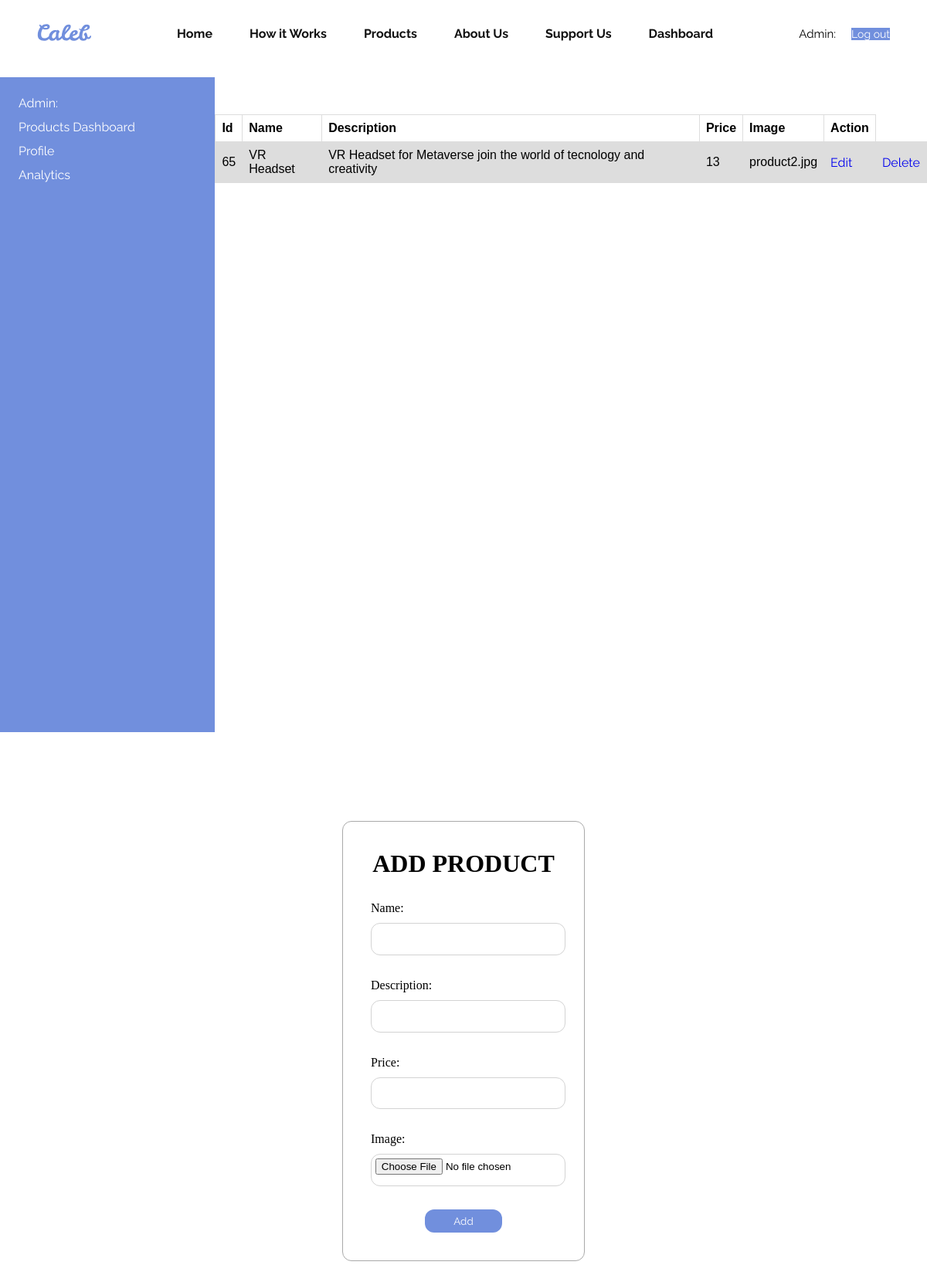
Screenshot of /manageProducts.php with the database file from the repository.
### tables this page shows
CREATE TABLE `products` (
  `id` int(20) NOT NULL,
  `name` varchar(20) NOT NULL,
  `description` varchar(255) NOT NULL,
  `price` int(255) NOT NULL,
  `image_url` varchar(255) NOT NULL
);

### productRepository.php (called while the page is built, shortened)
<?php
class ProductRepository {
    private $connection;
    function __construct() {
        $conn = new DatabaseConnection();
        $this->connection = $conn->startConnection();
    }
    function getAllProducts() {
        $conn = $this->connection;
        $sql = "SELECT * FROM products";
        $statement = $conn->query($sql);
        $products = $statement->fetchAll(PDO::FETCH_ASSOC);
        return $products;
    }
}
?>

### manageProducts.php (the view, shortened to what this page needs)
<?php
 include_once 'productRepository.php';
?>
<!DOCTYPE html>
<html lang="en">
<head>
    <link rel="stylesheet" href="./CSS/login.css">
    <link rel="stylesheet" href="style.css">
    <link rel="stylesheet" href="./CSS/navbar.css">
    <link rel="stylesheet" href="./CSS/footer.css">
    <link rel="stylesheet" href="./CSS/dashboard.css">
</head>
<body>
    <div class="navbar">
        <div class="logoHolder">
            <a class="logo" href="index.php"></a>
        </div>
        <div class="nav-links">
            <a href="adminHome.php">Home</a>
            <a href="adminHowitworks.php">How it Works</a>
            <a href="adminProducts.php">Products</a>
            <a href="adminAboutUs.php">About Us</a>
            <a href="adminSuportUs.php">Support Us</a>
            <a href="dashboard.php">Dashboard</a>
        </div>
        <div class="nav-auth">
            <h3 class="hrOfUser"><?php echo " Admin: ".$_SESSION['name']."<br>" ?></h3>
            <a class="register"  href="logout.php">Log out</a>
        </div>
    </div>
    <div class="dashboard">
        <div class="leftSideDashboard sidebar">
            <p><?php echo " Admin: ".$_SESSION['name']."" ?></p>
            <a>Products Dashboard</a>
            <a>Profile</a>
            <a>Analytics</a>
        </div>
        <div class="rightSideDashboard">
        <table class="tableDashboard">
                <tr>
                    <th>Id</th>
                    <th>Name</th>
                    <th>Description</th>
                    <th>Price</th>
                    <th>Image</th>
                    <th>Action</th>
                </tr>
                <?php
                include_once 'productRepository.php';
                $productRepository = new ProductRepository();
                $products = $productRepository->getAllProducts();
                foreach($products as $product){
                   echo
                   "
                   <tr>
                        <td>$product[id]</td>
                        <td>$product[name]</td>
                        <td>$product[description] </td>
                        <td>$product[price] </td>
                        <td>$product[image_url] </td>
                        <td><a href='editproducts.php?id=$product[id]'>Edit</a> </td>
                        <td><a href='deleteproduct.php?id=$product[id]'>Delete</a></td>
                   </tr>
                   ";
                }
                   ?>
        </table>
        </div>
    </div>
    <div class="container">
        <form action="" method="POST" class="login">
            <div class="addproductsHeading">
                <h1>ADD PRODUCT</h1>
            </div>
            <div class="inputName input">
                <label for="name">Name:</label>
                <input type="text" id="name" name="name" required>
            </div>
            <div class="inputSurname input">
                <label for="surname">Description:</label>
                <input type="text" id="description" name="description" required>
            </div>
            <div class="inputPassword input">
                <label for="price">Price:</label>
                <input type="text" id="price" name="price" required>
            </div>
            <div class="inputPassword input">
                <label for="password">Image:</label>
                <input type="file" id="image_url" name="image_url" required>
            </div>
            <div class="buttonSubmit">
                <button type="submit" name="addBtn">Add</button>
            </div>
        </form>
    </div>
</body>
</html>

### CSS/login.css (style rules this page uses)
.container { width: 100%; height: 100vh; display: flex; justify-content: center; align-items: center; }
.login { display: flex; flex-direction: column; align-items: center; justify-content: center; width: 20%; gap: 30px; border: 1px solid darkgray; padding: 3%; border-radius: max(10px,1vw); }
.input { display: flex; flex-direction: column; width: 100% ; gap: 10px; }
.buttonSubmit { display: flex; justify-content: center; align-items: center; }
.buttonSubmit button { width: max(100px,3.5vw); height: max(30px,2vw); font-family: "rRegular"; color: #ffffff; background-color: var(--mainColor); border: none; outline: none; border-radius: max(10px,1vw); padding: 2%; cursor: pointer; }
input { width: 100%; height: max(30px,2vw); outline: none; border: 1px solid lightgray; border-radius:max(10px,1vw) ; padding: 2%; }

### style.css (style rules this page uses)
* { margin: 0; padding: 0; }
:root { --mainColor : #718FDD; }
a { text-decoration: none; }
p { font-family: "rRegular"; }
a { font-family: "rRegular"; }

### CSS/navbar.css (style rules this page uses)
.navbar { width: 92%; padding: 0 4%; height: 88px; background-color: #ffffff; position: fixed; top: 0; left: 0; z-index: 1; display: flex; justify-content: space-between; align-items: center; }
.logo { content: url("../assets/images/logo.svg"); width: max(70px,5vw); height: max(70px,5vw); }
.nav-links { display: flex; gap: max(20px,4vw); align-items: center; }
.nav-links a { color: #111111; font-family: "rBold" !important; border-bottom: 2px solid transparent; transition: 0.3s ease-in; font-size: max(16px,0.9vw); }
.nav-auth { display: flex; gap: max(20px,1vw); }
.register { background-color: var(--mainColor); color: #ffffff; }
.register,.signIn { font-size: max(14px,0.8vw); }

### CSS/dashboard.css (style rules this page uses)
.dashboard { margin-top: 100px; padding: 0 ; }
.leftSideDashboard { width: 20%; height: 100vh; background-color: var( --mainColor); }
.leftSideDashboard a, .leftSideDashboard p { color: #ffffff; }
.rightSideDashboard { width: 80%; }
.sidebar { padding: 2%; display: flex; flex-direction: column; gap: max(10px,1vw); }
.sidebar a { cursor: pointer; transition: 0.3s ease; }
.dashboard { display: flex; }
.rightSideDashboard { padding: 4% 0; }

### manageProducts.php (style rules this page uses)
.nav-auth { align-items: center; }
.hrOfUser { font:max(15px,1vw) "rRegular"; }
table { font-family: arial, sans-serif; border-collapse: collapse; width: 100%; }
td, th { border: 1px solid #dddddd; text-align: left; padding: 8px; }
tr:nth-child(even) { background-color: #dddddd; }

### rows the page displays
products: id "65", name "VR Headset", description "VR Headset for Metaverse join the world of tecnology and creativity", price "13", image_url "product2.jpg"
